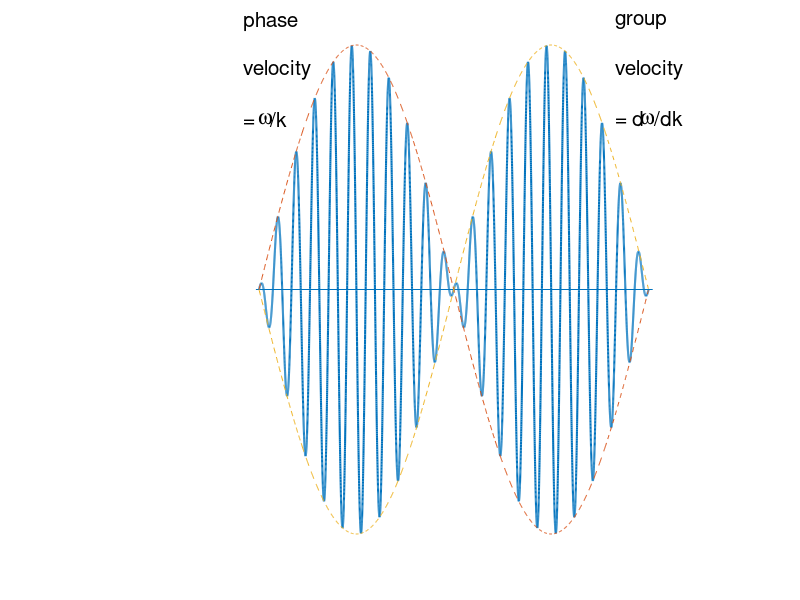

This chart was generated by the following MATLAB code: (Note: this script raises an error after producing the figure.)
q=[-1 127];
r=[0 0];
line(q,r)

axis off
hold on

x=0:.01:125.68;
y1=sin(1.1.*x)-sin(x);
plot(x,y1,'linewidth',1.5);

x=0:.1:125.68;
y2=2.*sin(0.05.*x);
plot(x,y2,'linestyle','--');

x=0:.1:125.68;
y2=-2.*sin(0.05.*x);
plot(x,y2,'linestyle','--');


text(-5,2.2,'phase','fontsize',15)
text(-5,1.8,'velocity','fontsize',15)
text(-5,1.4,'=   /k','fontsize',15)
text(-5,1.4,'   w','fontname','symbol','fontweight','bold','fontsize',15)


text(115,2.2,'group','fontsize',15)
text(115,1.8,'velocity','fontsize',15)
text(115,1.4,'= d  /dk','fontsize',15)
text(115,1.4,'     w','fontname','symbol','fontweight','bold','fontsize',15)

right=sprintf('%c',174);
text(102,1.9,right,'fontname','symbol','fontweight','bold','fontsize',15)
text(36.5,1.5,right,'fontname','symbol','fontweight','bold','fontsize',15)

hold off
